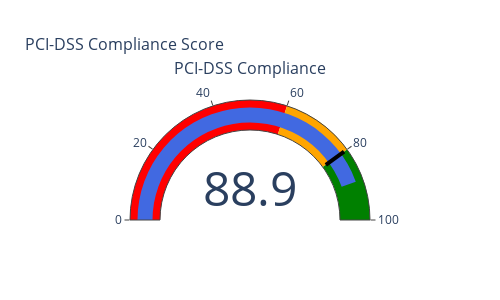
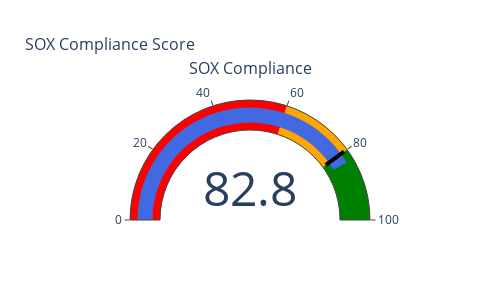
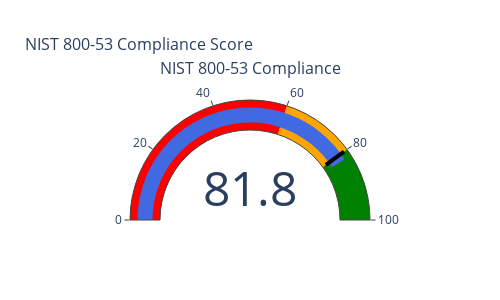
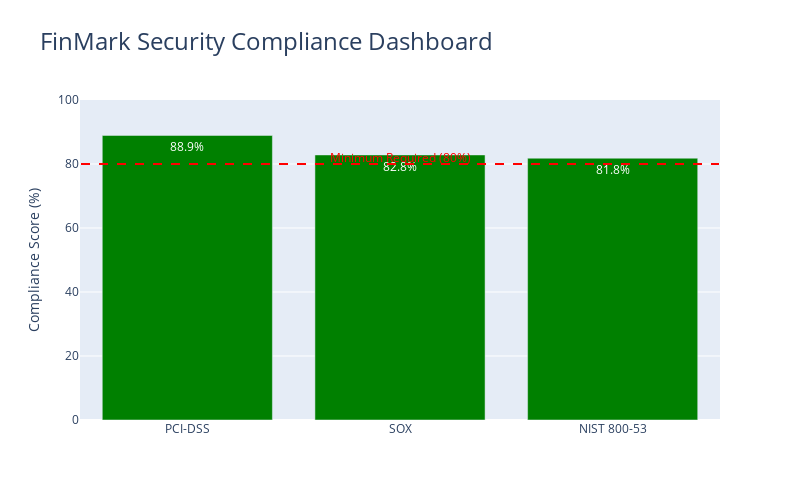

The notebook cell saved with these charts, in order:
### Markdown cell above
### 5.2 Security Compliance Dashboard

A critical component of financial sector security is maintaining compliance with industry regulations. Below we'll create a compliance dashboard to visualize FinMark's adherence to key security frameworks like PCI-DSS, SOX, and NIST.

### Code cell
import plotly.graph_objects as go
from plotly.subplots import make_subplots

# Define compliance frameworks and their requirements
compliance_data = {
    'PCI-DSS': {
        'requirements': [
            'Install and maintain firewall',
            'Change default credentials',
            'Protect stored data',
            'Encrypt transmission',
            'Use and update antivirus',
            'Develop secure systems',
            'Restrict access',
            'Assign unique IDs',
            'Restrict physical access',
            'Track and monitor access',
            'Test security systems',
            'Security policy'
        ],
        'compliance_scores': [95, 100, 85, 90, 100, 75, 80, 95, 100, 85, 80, 90],
        'importance_weights': [9, 8, 10, 10, 7, 9, 8, 7, 6, 8, 9, 7]
    },
    'SOX': {
        'requirements': [
            'Access controls',
            'Audit trails', 
            'Change management',
            'Segregation of duties',
            'Data backup',
            'Disaster recovery',
            'Security incident response'
        ],
        'compliance_scores': [90, 85, 75, 80, 95, 70, 85],
        'importance_weights': [9, 10, 8, 9, 7, 8, 9]
    },
    'NIST 800-53': {
        'requirements': [
            'Access Control',
            'Awareness & Training',
            'Audit & Accountability',
            'Configuration Management',
            'Contingency Planning',
            'Identification & Authentication',
            'Incident Response',
            'Risk Assessment',
            'System Protection'
        ],
        'compliance_scores': [85, 90, 80, 75, 70, 95, 85, 80, 75],
        'importance_weights': [10, 7, 9, 8, 8, 10, 9, 9, 10]
    }
}

# Create separate gauge charts for each compliance framework
for framework, data in compliance_data.items():
    requirements = data['requirements']
    scores = data['compliance_scores']
    weights = data['importance_weights']
    
    # Calculate weighted compliance score
    weighted_score = sum(s * w for s, w in zip(scores, weights)) / sum(weights)
    
    # Create gauge chart for this framework
    fig = go.Figure(go.Indicator(
        mode="gauge+number",
        value=weighted_score,
        title={'text': f"{framework} Compliance", 'font': {'size': 16}},
        gauge={
            'axis': {'range': [0, 100], 'tickwidth': 1},
            'bar': {'color': "royalblue"},
            'steps': [
                {'range': [0, 60], 'color': "red"},
                {'range': [60, 80], 'color': "orange"},
                {'range': [80, 100], 'color': "green"}
            ],
            'threshold': {
                'line': {'color': "black", 'width': 4},
                'thickness': 0.75,
                'value': 80
            }
        }
    ))
    
    # Update layout for individual gauge
    fig.update_layout(
        height=300,
        width=500,
        title_text=f"{framework} Compliance Score",
        title_font=dict(size=16)
    )
    
    fig.show()

# Create a compliance score bar chart for all frameworks
weighted_scores = []
frameworks = []

for framework, data in compliance_data.items():
    scores = data['compliance_scores']
    weights = data['importance_weights']
    weighted_score = sum(s * w for s, w in zip(scores, weights)) / sum(weights)
    
    weighted_scores.append(weighted_score)
    frameworks.append(framework)

# Create summary bar chart
fig = go.Figure()
fig.add_trace(go.Bar(
    x=frameworks,
    y=weighted_scores,
    text=[f"{score:.1f}%" for score in weighted_scores],
    textposition='auto',
    marker_color=['green' if score >= 80 else 'orange' if score >= 60 else 'red' for score in weighted_scores]
))

fig.update_layout(
    title="FinMark Security Compliance Dashboard",
    title_font=dict(size=24),
    yaxis=dict(title="Compliance Score (%)", range=[0, 100]),
    height=500,
    width=800,
    showlegend=False
)

# Add a threshold line at 80%
fig.add_shape(
    type="line",
    x0=-0.5,
    x1=len(frameworks)-0.5,
    y0=80,
    y1=80,
    line=dict(color="red", width=2, dash="dash")
)

fig.add_annotation(
    x=1,
    y=82,
    text="Minimum Required (80%)",
    showarrow=False,
    font=dict(color="red")
)

fig.show()

# Detailed compliance radar charts
for framework, data in compliance_data.items():
    requirements = data['requirements']
    scores = data['compliance_scores']
    
    # Create radar chart
    fig = go.Figure()
    
    fig.add_trace(go.Scatterpolar(
        r=scores,
        theta=requirements,
        fill='toself',
        name=framework,
        line_color='royalblue'
    ))
    
    # Add threshold at 80%
    fig.add_trace(go.Scatterpolar(
        r=[80] * len(requirements),
        theta=requirements,
        fill=None,
        name='Compliance Threshold',
        line=dict(color='red', dash='dash')
    ))
    
    fig.update_layout(
        title=f"{framework} Detailed Compliance Analysis",
        title_font_size=18,
        polar=dict(
            radialaxis=dict(
                visible=True,
                range=[0, 100]
            )
        ),
        showlegend=True
    )
    
    fig.show()

### Figure 1 — Plotly figure (JSON) as saved in the notebook; plotly's stock layout.template omitted (floating-point values rounded to 4 significant figures)
{"data": [{"gauge": {"axis": {"range": [0, 100], "tickwidth": 1}, "bar": {"color": "royalblue"}, "steps": [{"color": "red", "range": [0, 60]}, {"color": "orange", "range": [60, 80]}, {"color": "green", "range": [80, 100]}], "threshold": {"line": {"color": "black", "width": 4}, "thickness": 0.75, "value": 80}}, "mode": "gauge+number", "title": {"font": {"size": 16}, "text": "PCI-DSS Compliance"}, "type": "indicator", "value": 88.93}], "layout": {"height": 300, "title": {"font": {"size": 16}, "text": "PCI-DSS Compliance Score"}, "width": 500}}

### Figure 2 — Plotly figure (JSON) as saved in the notebook; plotly's stock layout.template omitted (floating-point values rounded to 4 significant figures)
{"data": [{"gauge": {"axis": {"range": [0, 100], "tickwidth": 1}, "bar": {"color": "royalblue"}, "steps": [{"color": "red", "range": [0, 60]}, {"color": "orange", "range": [60, 80]}, {"color": "green", "range": [80, 100]}], "threshold": {"line": {"color": "black", "width": 4}, "thickness": 0.75, "value": 80}}, "mode": "gauge+number", "title": {"font": {"size": 16}, "text": "SOX Compliance"}, "type": "indicator", "value": 82.83}], "layout": {"height": 300, "title": {"font": {"size": 16}, "text": "SOX Compliance Score"}, "width": 500}}

### Figure 3 — Plotly figure (JSON) as saved in the notebook; plotly's stock layout.template omitted (floating-point values rounded to 4 significant figures)
{"data": [{"gauge": {"axis": {"range": [0, 100], "tickwidth": 1}, "bar": {"color": "royalblue"}, "steps": [{"color": "red", "range": [0, 60]}, {"color": "orange", "range": [60, 80]}, {"color": "green", "range": [80, 100]}], "threshold": {"line": {"color": "black", "width": 4}, "thickness": 0.75, "value": 80}}, "mode": "gauge+number", "title": {"font": {"size": 16}, "text": "NIST 800-53 Compliance"}, "type": "indicator", "value": 81.81}], "layout": {"height": 300, "title": {"font": {"size": 16}, "text": "NIST 800-53 Compliance Score"}, "width": 500}}

### Figure 4 — Plotly figure (JSON) as saved in the notebook; plotly's stock layout.template omitted (floating-point values rounded to 4 significant figures)
{"data": [{"marker": {"color": ["green", "green", "green"]}, "text": ["88.9%", "82.8%", "81.8%"], "textposition": "auto", "type": "bar", "x": ["PCI-DSS", "SOX", "NIST 800-53"], "y": [88.93, 82.83, 81.81]}], "layout": {"annotations": [{"font": {"color": "red"}, "showarrow": false, "text": "Minimum Required (80%)", "x": 1, "y": 82}], "height": 500, "shapes": [{"line": {"color": "red", "dash": "dash", "width": 2}, "type": "line", "x0": -0.5, "x1": 2.5, "y0": 80, "y1": 80}], "showlegend": false, "title": {"font": {"size": 24}, "text": "FinMark Security Compliance Dashboard"}, "width": 800, "yaxis": {"range": [0, 100], "title": {"text": "Compliance Score (%)"}}}}
